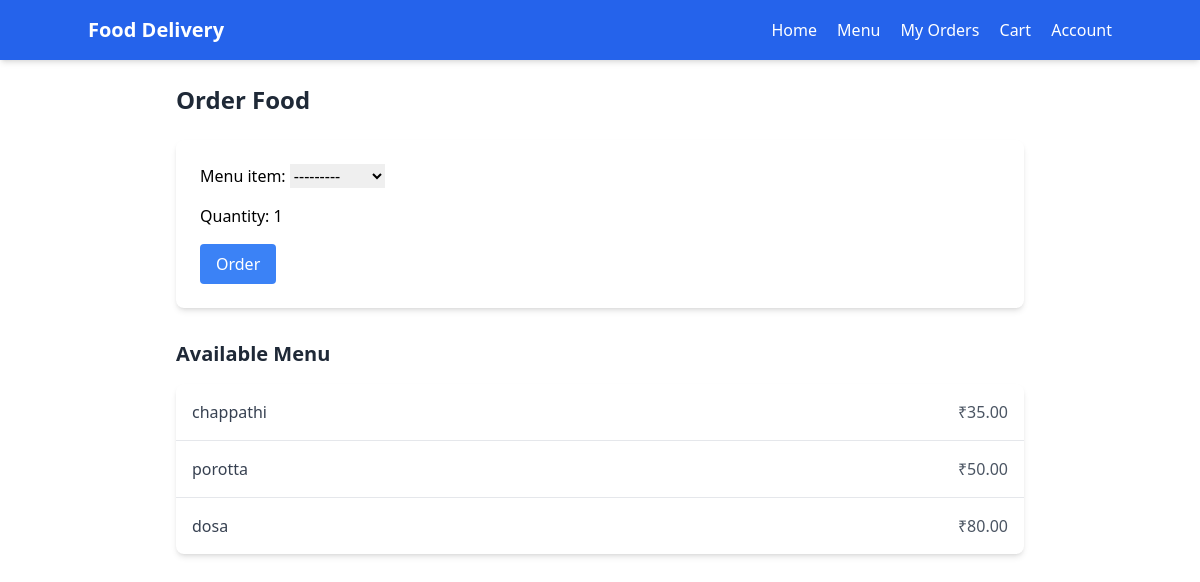
The page /order/ (signed in) on the database as committed earlier.
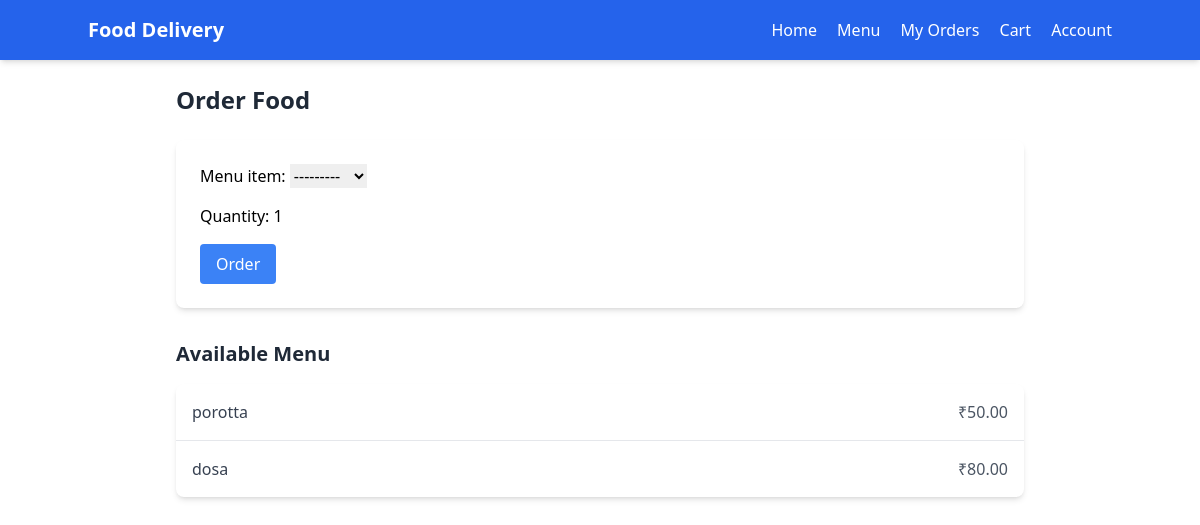
The same page on the database as committed later.
### feast/models.py (models this page shows)
class Menu(models.Model):
    CATEGORY_CHOICES = [
        ('breakfast', 'Breakfast'),
        ('lunch', 'Lunch'),
        ('snacks', 'Snacks'),
        ('dinner', 'Dinner'),
    ]
    name = models.CharField(max_length=100)
    description = models.TextField(blank=True, null=True)
    price = models.DecimalField(max_digits=6, decimal_places=2)
    category = models.CharField(max_length=10, choices=CATEGORY_CHOICES)
    available = models.BooleanField(default=True)
    created_at = models.DateTimeField(auto_now_add=True)
    def __str__(self):
        return self.name

### feast/views.py (the view)
# urls.py: path('order/', order_food, name='order_food'),
@login_required
def order_food(request):
    if request.method == 'POST':
        form = OrderForm(request.POST)
        if form.is_valid():
            order = form.save(commit=False)
            order.student = request.user  # Assign the logged-in student
            order.total_price = order.menu_item.price * order.quantity  # Calculate total cost
            order.save()
            return redirect('view_orders')  # Redirect to the orders page
    else:
        form = OrderForm()
    menu_items = Menu.objects.all()
    return render(request, 'order_food.html', {'form': form, 'menu_items': menu_items})

### feast/forms.py
class OrderForm(forms.ModelForm):
    class Meta:
        model = Order
        fields = ['menu_item', 'quantity']

### templates/order_food.html (shortened to what this page needs)
<!DOCTYPE html>
<html lang="en">
<head>
    <script src="https://cdn.tailwindcss.com"></script>
</head>
<body>
<nav class="bg-blue-600 p-4 shadow-md">
    <div class="container mx-auto flex justify-between items-center">
      <div class="text-white font-bold text-xl">Food Delivery</div>
      <div class="space-x-4">
        <a href="#" class="text-white hover:text-blue-200">Home</a>
        <a href="#" class="text-white hover:text-blue-200">Menu</a>
        <a href="#" class="text-white hover:text-blue-200">My Orders</a>
        <a href="#" class="text-white hover:text-blue-200">Cart</a>
        <a href="#" class="text-white hover:text-blue-200">Account</a>
      </div>
    </div>
  </nav>
  {% block content %}
  <div class="max-w-4xl mx-auto p-6">
    <h2 class="text-2xl font-bold text-gray-800 mb-6">Order Food</h2>
    <form method="post" class="bg-white shadow-md rounded-lg p-6 mb-6">
      <div class="space-y-4">
        {{ form.as_p|safe }}
      </div>
      <button type="submit" class="mt-4 bg-blue-500 hover:bg-blue-600 text-white font-medium px-4 py-2 rounded transition duration-200">Order</button>
    </form>
    <h3 class="text-xl font-bold text-gray-800 mt-8 mb-4">Available Menu</h3>
    <ul class="bg-white shadow-md rounded-lg divide-y divide-gray-200">
      {% for item in menu_items %}
        <li class="p-4 flex justify-between items-center hover:bg-gray-50">
          <span class="font-medium text-gray-700">{{ item.name }}</span>
          <span class="text-gray-600">₹{{ item.price }}</span>
        </li>
      {% endfor %}
    </ul>
  </div>
  {% endblock %}
</body>
</html>

Rows that differ between the two databases and show on the page:
removed Menu: name "chappathi", price "35.00"
